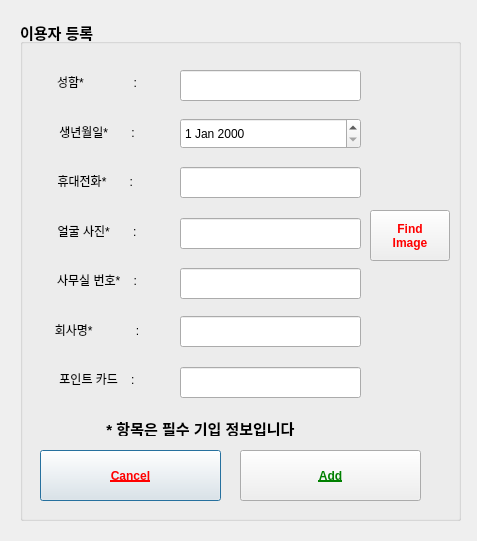
<?xml version="1.0" encoding="UTF-8"?>
<ui version="4.0">
 <class>Dialog</class>
 <widget class="QDialog" name="Dialog">
  <property name="geometry">
   <rect>
    <x>0</x>
    <y>0</y>
    <width>477</width>
    <height>541</height>
   </rect>
  </property>
  <property name="font">
   <font>
    <pointsize>11</pointsize>
    <weight>75</weight>
    <bold>true</bold>
   </font>
  </property>
  <property name="windowTitle">
   <string>Dialog</string>
  </property>
  <widget class="QGroupBox" name="groupBox">
   <property name="geometry">
    <rect>
     <x>20</x>
     <y>20</y>
     <width>441</width>
     <height>501</height>
    </rect>
   </property>
   <property name="styleSheet">
    <string notr="true">QPushButton { color: red;    font-weight: bold;}</string>
   </property>
   <property name="title">
    <string>이용자 등록</string>
   </property>
   <property name="checkable">
    <bool>false</bool>
   </property>
   <widget class="QPushButton" name="cancel_bt">
    <property name="geometry">
     <rect>
      <x>20</x>
      <y>430</y>
      <width>181</width>
      <height>51</height>
     </rect>
    </property>
    <property name="font">
     <font>
      <weight>75</weight>
      <bold>true</bold>
      <underline>true</underline>
     </font>
    </property>
    <property name="styleSheet">
     <string notr="true">QLabel {
    color: red;
    font-weight: bold;
}</string>
    </property>
    <property name="text">
     <string>Cancel</string>
    </property>
   </widget>
   <widget class="QPushButton" name="addBtn">
    <property name="geometry">
     <rect>
      <x>220</x>
      <y>430</y>
      <width>181</width>
      <height>51</height>
     </rect>
    </property>
    <property name="font">
     <font>
      <weight>75</weight>
      <bold>true</bold>
      <underline>true</underline>
     </font>
    </property>
    <property name="styleSheet">
     <string notr="true">QPushButton {
    color: green;
    font-weight: bold;
}</string>
    </property>
    <property name="text">
     <string>Add</string>
    </property>
    <property name="checkable">
     <bool>false</bool>
    </property>
    <property name="checked">
     <bool>false</bool>
    </property>
    <property name="autoRepeat">
     <bool>false</bool>
    </property>
    <property name="autoExclusive">
     <bool>false</bool>
    </property>
   </widget>
   <widget class="QLineEdit" name="nameInfo">
    <property name="geometry">
     <rect>
      <x>160</x>
      <y>50</y>
      <width>181</width>
      <height>31</height>
     </rect>
    </property>
   </widget>
   <widget class="QLineEdit" name="officeInfo">
    <property name="geometry">
     <rect>
      <x>160</x>
      <y>248</y>
      <width>181</width>
      <height>31</height>
     </rect>
    </property>
   </widget>
   <widget class="QLineEdit" name="phoneInfo">
    <property name="geometry">
     <rect>
      <x>160</x>
      <y>147</y>
      <width>181</width>
      <height>31</height>
     </rect>
    </property>
   </widget>
   <widget class="QWidget" name="layoutWidget">
    <property name="geometry">
     <rect>
      <x>20</x>
      <y>40</y>
      <width>114</width>
      <height>341</height>
     </rect>
    </property>
    <layout class="QVBoxLayout" name="verticalLayout">
     <item>
      <widget class="QLabel" name="label_5">
       <property name="text">
        <string>성함*               :</string>
       </property>
       <property name="alignment">
        <set>Qt::AlignCenter</set>
       </property>
      </widget>
     </item>
     <item>
      <widget class="QLabel" name="label_8">
       <property name="text">
        <string>생년월일*       :</string>
       </property>
       <property name="alignment">
        <set>Qt::AlignCenter</set>
       </property>
      </widget>
     </item>
     <item>
      <widget class="QLabel" name="label_6">
       <property name="text">
        <string>휴대전화*       : </string>
       </property>
       <property name="alignment">
        <set>Qt::AlignCenter</set>
       </property>
      </widget>
     </item>
     <item>
      <widget class="QLabel" name="label_9">
       <property name="text">
        <string>얼굴 사진*       :</string>
       </property>
       <property name="alignment">
        <set>Qt::AlignCenter</set>
       </property>
      </widget>
     </item>
     <item>
      <widget class="QLabel" name="label_7">
       <property name="text">
        <string>사무실 번호*    :</string>
       </property>
       <property name="alignment">
        <set>Qt::AlignCenter</set>
       </property>
      </widget>
     </item>
     <item>
      <widget class="QLabel" name="label_4">
       <property name="text">
        <string>회사명*             :</string>
       </property>
       <property name="alignment">
        <set>Qt::AlignCenter</set>
       </property>
      </widget>
     </item>
     <item>
      <widget class="QLabel" name="label_10">
       <property name="text">
        <string>포인트 카드    :</string>
       </property>
       <property name="alignment">
        <set>Qt::AlignCenter</set>
       </property>
      </widget>
     </item>
    </layout>
   </widget>
   <widget class="QLineEdit" name="cardInfo">
    <property name="geometry">
     <rect>
      <x>160</x>
      <y>347</y>
      <width>181</width>
      <height>31</height>
     </rect>
    </property>
   </widget>
   <widget class="QLineEdit" name="companyInfo">
    <property name="geometry">
     <rect>
      <x>160</x>
      <y>296</y>
      <width>181</width>
      <height>31</height>
     </rect>
    </property>
   </widget>
   <widget class="QLabel" name="label">
    <property name="geometry">
     <rect>
      <x>60</x>
      <y>400</y>
      <width>241</width>
      <height>16</height>
     </rect>
    </property>
    <property name="font">
     <font>
      <pointsize>11</pointsize>
      <weight>75</weight>
      <bold>true</bold>
     </font>
    </property>
    <property name="text">
     <string>* 항목은 필수 기입 정보입니다</string>
    </property>
    <property name="alignment">
     <set>Qt::AlignCenter</set>
    </property>
   </widget>
   <widget class="QDateEdit" name="birthInfo">
    <property name="geometry">
     <rect>
      <x>160</x>
      <y>98</y>
      <width>181</width>
      <height>31</height>
     </rect>
    </property>
   </widget>
   <widget class="QLineEdit" name="faceInfo">
    <property name="geometry">
     <rect>
      <x>160</x>
      <y>198</y>
      <width>181</width>
      <height>31</height>
     </rect>
    </property>
    <property name="readOnly">
     <bool>true</bool>
    </property>
   </widget>
   <widget class="QPushButton" name="findImageBtn">
    <property name="geometry">
     <rect>
      <x>350</x>
      <y>190</y>
      <width>80</width>
      <height>51</height>
     </rect>
    </property>
    <property name="text">
     <string>Find
Image</string>
    </property>
   </widget>
  </widget>
 </widget>
 <resources/>
 <connections/>
</ui>
